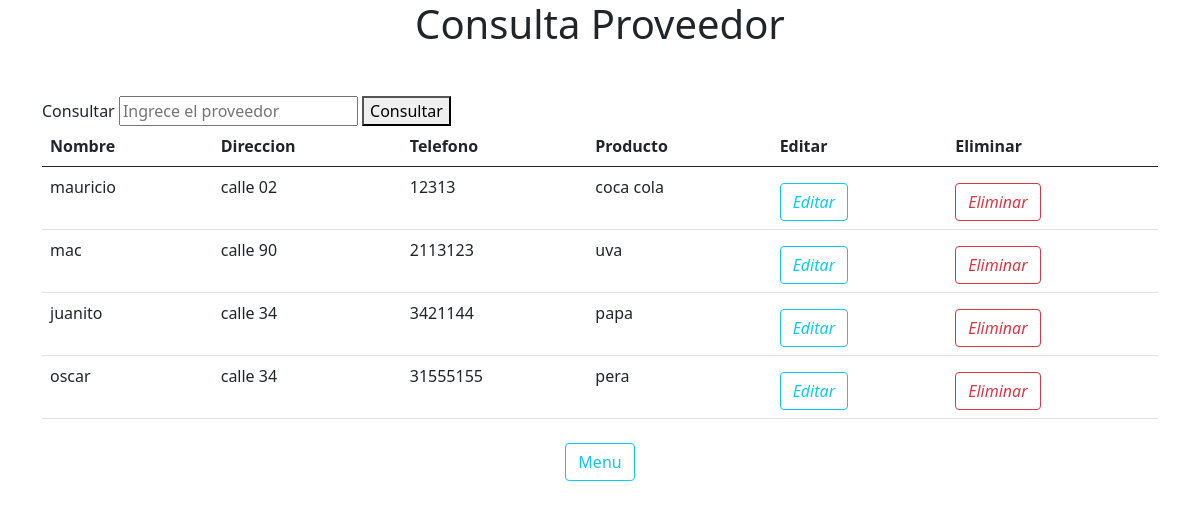
The app's page /BS/Facturacion/consultaProveedor.php with its own data.
### tables this page shows
CREATE TABLE IF NOT EXISTS `proveedor` (
  `id` int(11) NOT NULL AUTO_INCREMENT,
  `nombre` varchar(255) NOT NULL,
  `direccion` varchar(255) NOT NULL,
  `telefono` int(20) NOT NULL,
  `producto` varchar(255) NOT NULL,
  PRIMARY KEY (`id`)
);

### BS/Facturacion/consultaProveedor.php (the view, shortened to what this page needs)
<!DOCTYPE html>
<html lang="en">
<head>
    <link href="https://cdn.jsdelivr.net/npm/bootstrap@5.0.2/dist/css/bootstrap.min.css" rel="stylesheet">
</head>
<body>
    <?php
    include_once("conexion.php");
    $consulta = $conexion->query("Select * from proveedor");
    if (empty($_POST)) {
        ?>
        <div class="container">
            <h1 class="text-center mb-5">Consulta Proveedor</h1>
            <form action="" method="POST">
                <div>
                    <label for="">Consultar</label>
                    <input type="text" placeholder="Ingrece el proveedor" name="buscar">
                    <button type="submit">Consultar</button>
                </div>
            </form>
            <form action="editarProveedor.php">
                <table class="table table-hover">
                    <thead>
                        <tr>
                            <th scope="col">Nombre</th>
                            <th scope="col">Direccion</th>
                            <th scope="col">Telefono</th>
                            <th scope="col">Producto</th>
                            <th scope="col">Editar</th>
                            <th scope="col">Eliminar</th>
                        </tr>
                    </thead>
                    <tbody>
                        <?php
                        while ($row=$consulta->fetch_array()) {
                        ?>
                            <tr>
                                <td><?php echo $row ['nombre'];?></td>
                                <td><?php echo $row ['direccion'];?></td>
                                <td><?php echo $row ['telefono'];?></td>
                                <td><?php echo $row ['producto'];?></td>
                                <td>
                                    <a class="btn btn-outline-info mt-2" href="modificarProveedor.php?
                                        nombre=<?php echo $row['nombre'] ?> &&
                                        direccion=<?php echo $row['direccion'] ?> &&
                                        telefono=<?php echo $row['telefono'] ?> &&
                                        producto=<?php echo $row['producto'] ?>">
                                        <i class="icon-edit">Editar</i>
                                    </a>
                                </td>
                                <td>
                                    <a class="btn btn-outline-danger mt-2" href="eliminarProveedor.php?
                                        eliminarNombre=<?php echo $row['nombre'] ?>">
                                        <i class="icon-edit">Eliminar</i>
                                    </a>
                                </td>
                            </tr>
                        <?php
                        }
                        ?>
                    </tbody>
                </table>
            </form>
            <div class="text-center">
                <a class="btn btn-outline-info mt-2" href="http://localhost/ADSO-2593917/BS/Facturacion/menu.php" role="button">Menu</a>
            </div>
        </div>
        <?php
    }else if (isset($_POST['buscar'])) {
        if (isset($_POST['buscar'])) {
            $buscar = $_POST['buscar'];
            $consulta = $conexion->query("SELECT * FROM proveedor WHERE nombre LIKE '%$buscar%' or producto='$buscar' ORDER BY id ASC");
        }else {
            $consulta = $conexion->query("SELECT * FROM proveedor ORDER BY nombre");
        }
        ?>
        <div class="container">
            <h1 class="text-center">Consulta Individula</h1>
            <table class="table table-hover">
                <thead>
                    <tr>
                        <th scope="col">Nombre</th>
                        <th scope="col">Direccion</th>
                        <th scope="col">Telefono</th>
                        <th scope="col">Producto</th>
                        <th scope="col">Editar</th>
                        <th scope="col">Eliminar</th>
                    </tr>
                </thead>
                <tbody>
                    <?php
                    while ($row=$consulta->fetch_array()) {
                    ?>
                        <tr>
                            <td><?php echo $row ['nombre'];?></td>
                            <td><?php echo $row ['direccion'];?></td>
                            <td><?php echo $row ['telefono'];?></td>
                            <td><?php echo $row ['producto'];?></td>
                            <td>
                                <a class="btn btn-outline-info mt-2" href="modificarProveedor.php?
                                    nombre=<?php echo $row['nombre'] ?> &&
                                    direccion=<?php echo $row['direccion'] ?> &&
                                    telefono=<?php echo $row['telefono'] ?> &&
                                    producto=<?php echo $row['producto'] ?>">
                                    <i class="icon-edit">Editar</i>
                                </a>
                            </td>
                            <td>
                                <a class="btn btn-outline-danger mt-2" href="eliminarProveedor.php?
                                    eliminarNombre=<?php echo $row['nombre'] ?>">
                                    <i class="icon-edit">Eliminar</i>
                                </a>
                            </td>
                        </tr>
                    <?php
                    }
                    ?>
                </tbody>
            </table>
            <div class="text-center">
                <a class="btn btn-outline-info mt-2" href="" role="button">Salir</a>
            </div>
        </div>
    <?php
    }
    ?>
</body>
</html>

### records on screen
proveedor: nombre "mauricio", direccion "calle 02", telefono "12313", producto "coca cola"
proveedor: nombre "mac", direccion "calle 90", telefono "2113123", producto "uva"
proveedor: nombre "juanito", direccion "calle 34", telefono "3421144", producto "papa"
proveedor: nombre "oscar", direccion "calle 34", telefono "31555155", producto "pera"
